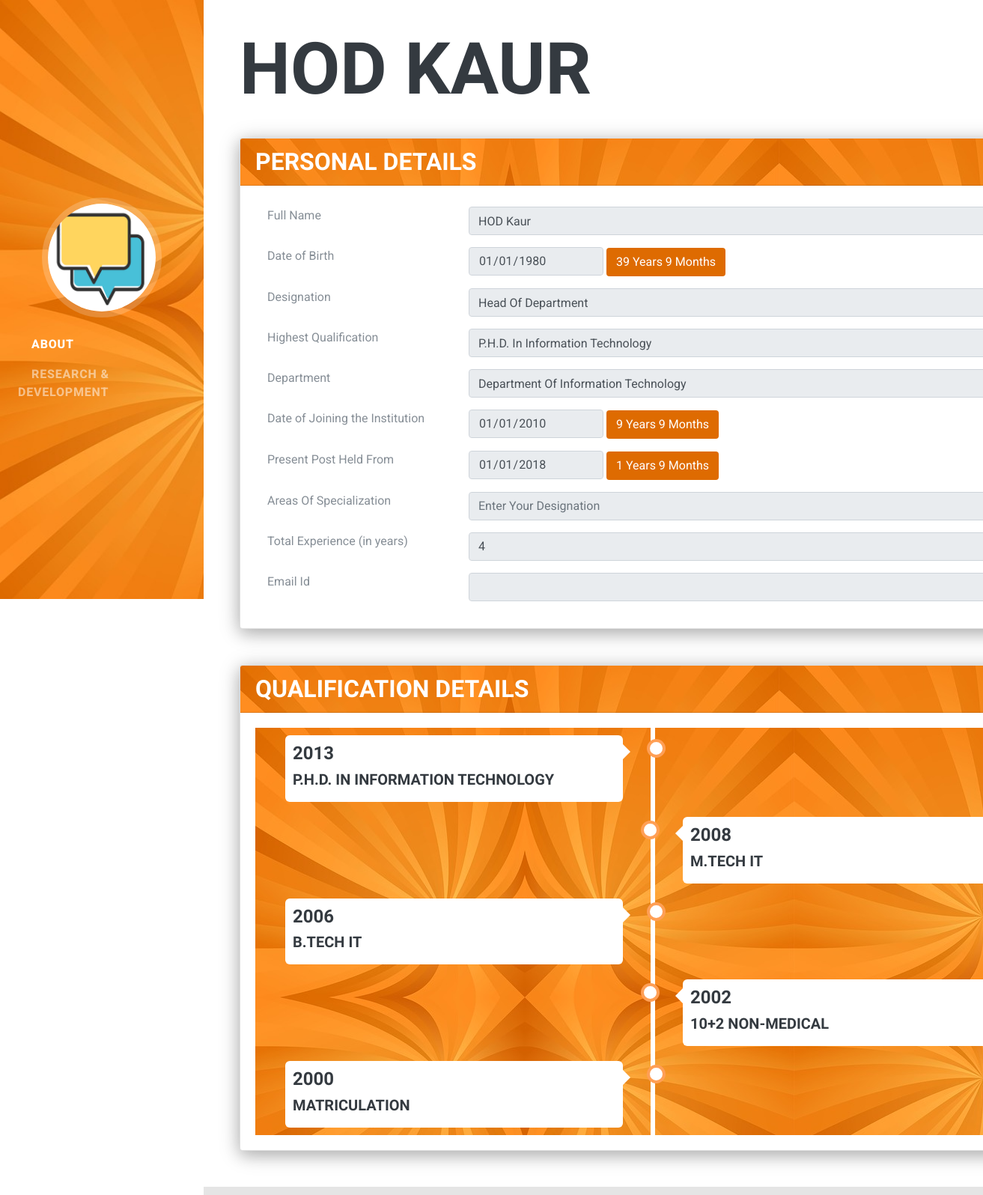
The app's page /index.php?q=hod with its own data.
### tables this page shows
CREATE TABLE `images` (
  `id` int(11) NOT NULL AUTO_INCREMENT,
  `fac_id` varchar(255) NOT NULL,
  `path` varchar(255) NOT NULL,
  PRIMARY KEY (`id`)
);

CREATE TABLE `personal_details` (
  `id` int(11) NOT NULL AUTO_INCREMENT,
  `name` varchar(255) NOT NULL,
  `date_of_birth` date NOT NULL,
  `designation` varchar(255) NOT NULL,
  `highest_qualification` varchar(255) NOT NULL,
  `department` varchar(255) NOT NULL,
  `joining_date` date NOT NULL,
  `present_post_held_from` date NOT NULL,
  `experience_within_inst` varchar(255) NOT NULL,
  `total_experience` varchar(255) NOT NULL,
  `interest_areas` varchar(255) NOT NULL,
  `others` varchar(255) NOT NULL,
  `remarks` varchar(255) NOT NULL,
  `fac_id` varchar(255) NOT NULL,
  `add_date` varchar(255) NOT NULL,
  `phone` varchar(500) NOT NULL,
  `email` varchar(500) NOT NULL,
  PRIMARY KEY (`id`)
);

CREATE TABLE `qualifications` (
  `id` int(11) NOT NULL AUTO_INCREMENT,
  `fac_id` varchar(255) NOT NULL,
  `qual` varchar(255) NOT NULL,
  `year` varchar(255) NOT NULL,
  PRIMARY KEY (`id`)
);

### about.php (the view, shortened to what this page needs)
<?php
    $id=$_GET["q"];
    $id=stripcslashes($id);
    $sql = "SELECT * FROM personal_details WHERE fac_id ='".$id."'";
    $result = mysqli_query($con, $sql);
    if($result) {
        while($rows = mysqli_fetch_assoc($result)) {
            $fac_name = $rows['name'];
            $fac_dob = $rows['date_of_birth'];
            $fac_designation = $rows['designation'];
            $fac_highest_qualification = $rows['highest_qualification'];
            $fac_department = $rows['department'];
            $fac_joining_date = $rows['joining_date'];
            $fac_present_post_held_from = $rows['present_post_held_from'];
            $interest = $rows['interest_areas'];
            $email = $rows['email'];
            $exp = $rows['total_experience'];
        }
      }
?>
<section class="resume-section p-3 p-lg-5 d-flex d-column pull-right" id="about">
        <div class="my-auto">
          <h1 class="mb-0">
           <?php echo $fac_name;?>
          </h1><br><br>
          <div class="row" style="width:120%;">
            <div class="col-lg-12">
            <div class="card">
                  <div class="card-header" style=" background-image:url('img/bg7.jpg');">
                    <h3 class="mb-0" style="color:white;">personal details</h3>
                  </div>
                  <div class="card-body">
                    <div class="default-tab">
                      <div class="tab-content pl-3 pt-2" id="nav-tabContent">
                        <div class="tab-pane fade show active" id="nav-home" role="tabpanel" aria-labelledby="nav-home-tab">
                        <form action="" method="post" class="form-horizontal">
                                            <div class="row form-group">
                                                <div class="col col-md-3">
                                                    <label for="hf-email" class=" form-control-label">Full Name</label>
                                                </div>
                                                <div class="col-12 col-md-9">
                                                    <input type="text" id="a_name" name="fac_name" placeholder="Enter Your Full Name" class="form-control" value="<?php echo $fac_name; ?>" disabled>
                                                </div>
                                            </div>
                                            <div class="row form-group">
                                                <div class="col col-md-3">
                                                    <label for="hf-password" class=" form-control-label">Date of Birth</label>
                                                </div>
                                                <div class="col-12 col-md-9">
                                                    <input style="width:180px; display:inline-block;" type="date" id="a_dob" name="fac_dob" placeholder="Enter Your Date of Birth" class="form-control" value="<?php echo date("Y-m-d",strtotime($fac_dob)); ?>" disabled>
                          <?php
                          $date1=date("Y-m-d",strtotime($fac_dob));
                          $date2=date("Y-m-d",strtotime("today"));
                          $date1=date_create($date1);
                          $date2=date_create($date2);
                          $diff=date_diff($date1,$date2);
                          $diff=$diff->format("%y Years %m Months");
                          echo '<span class="btn">'.$diff.'</span>';
                          ?>
                                                </div>
                                            </div>
                      <div class="row form-group">
                                                <div class="col col-md-3">
                                                    <label for="hf-password" class=" form-control-label">Designation</label>
                                                </div>
                                                <div class="col-12 col-md-9">
                                                    <input type="text" id="a_pos" name="fac_designation" placeholder="Enter Your Designation" class="form-control" value="<?php echo $fac_designation; ?>" disabled>
                                                </div>
                                            </div>
                      <div class="row form-group">
                                                <div class="col col-md-3">
                                                    <label for="hf-password" class=" form-control-label">Highest Qualification</label>
                                                </div>
                                                <div class="col-12 col-md-9">
                                                    <input type="text" id="a_hqual" name="fac_highest_qualification" placeholder="Enter Your Highest Qualificaion" class="form-control" value="<?php echo $fac_highest_qualification; ?>" disabled>
                                                </div>
                                            </div>
                      <div class="row form-group">
                                                <div class="col col-md-3">
                                                    <label for="hf-password" class=" form-control-label">Department</label>
                                                </div>
                                                <div class="col-12 col-md-9">
                                                    <input type="text" id="a_dep" name="fac_department" placeholder="Choose Your Department" class="form-control" disabled value="<?php echo $fac_department;?>">
                                                </div>
                                            </div>
                      <div class="row form-group">
                                                <div class="col col-md-3">
                                                    <label for="hf-password" class=" form-control-label">Date of Joining the Institution</label>
                                                </div>
                                                <div class="col-12 col-md-9">
                                                     <input style="width:180px; display:inline-block;" style="width:180px;" type="date" id="a_doj" name="fac_joining_date" placeholder="Enter Your Date of Joining" class="form-control" value="<?php echo date("Y-m-d",strtotime($fac_joining_date)); ?>" disabled>
                           <?php
                          $date1=date("Y-m-d",strtotime($fac_joining_date));
                          $date2=date("Y-m-d",strtotime("today"));
                          $date1=date_create($date1);
                          $date2=date_create($date2);
                          $diff=date_diff($date1,$date2);
                          $diff=$diff->format("%y Years %m Months");
                          echo '<span class="btn">'.$diff.'</span>';
                          ?>
                                                </div>
                                            </div>
                      <div class="row form-group">
                                                <div class="col col-md-3">
                                                    <label for="hf-password" class=" form-control-label">Present Post Held From</label>
                                                </div>
                                                <div class="col-12 col-md-9">
                                                     <input style="width:180px; display:inline-block;" style="width:180px;" type="date" id="a_ppd" name="fac_present_post_held_from" placeholder="Enter When Occupied Present Post" class="form-control" value="<?php echo date("Y-m-d",strtotime($fac_present_post_held_from)); ?>" disabled>
                           <?php
                          $date1=date("Y-m-d",strtotime($fac_present_post_held_from));
                          $date2=date("Y-m-d",strtotime("today"));
                          $date1=date_create($date1);
                          $date2=date_create($date2);
                          $diff=date_diff($date1,$date2);
                          $diff=$diff->format("%y Years %m Months");
                          echo '<span class="btn">'.$diff.'</span>';
                          ?>
                                                </div>
                                            </div>
                          <div class="row form-group">
                            <div class="col col-md-3">
                                                    <label for="hf-password" class=" form-control-label">Areas Of Specialization</label>
                                                </div>
                            <div class="col-12 col-md-9">
                                                    <input type="text" id="a_pos" name="fac_designation" placeholder="Enter Your Designation" class="form-control" value="<?php echo $interest; ?>" disabled>
                                                </div>
                          </div>
                          <div class="row form-group">
                            <div class="col col-md-3">
                                                    <label for="hf-password" class=" form-control-label">Total Experience (in years)</label>
                                                </div>
                            <div class="col-12 col-md-9">
                                                    <input type="text" id="a_pos" name="fac_designation" placeholder="" class="form-control" value="<?php echo $exp; ?>" disabled>
                                                </div>
                          </div>
                           <div class="row form-group">
                            <div class="col col-md-3">
                                                    <label for="hf-password" class=" form-control-label">Email Id</label>
                                                </div>
                            <div class="col-12 col-md-9">
                                                    <input type="text" id="a_pos"  class="form-control" value="<?php echo $email; ?>" disabled>
                                                </div>
                          </div>
                        </form>
                        </div>
                      </div>
                    </div>
                  </div>
                </div>
              </div>
            <div class="col-lg-12">
              <br><br>
              <div class="card">
                  <div class="card-header" style=" background-image:url(img/bg7.jpg);">
                     <h3 class="mb-0" style="color:white;">Qualification Details</h3>
                  </div>
                  <div class="card-body">
                  <?php include('timeline.php'); ?>
                  </div>
                </div>
            </div>
          </div>
        </div>
  </section>

### index.php (shortened to what this page needs)
<?php
include_once('portal/teacher/conn.php');
?>
<!DOCTYPE html>
<html lang="en">
  <head>
    <link href="vendor/bootstrap/css/bootstrap.min.css" rel="stylesheet">
    <link href="vendor/fontawesome-free/css/all.min.css" rel="stylesheet">
    <link href="css/resume.min.css" rel="stylesheet">
  </head>
  <body id="page-top">
    <nav class="navbar navbar-expand-lg navbar-dark bg-primary fixed-top" id="sideNav" style="background:url(img/bg7.jpg);background-size:300%;">
      <a class="navbar-brand js-scroll-trigger" href="#page-top">
        <?php
        $sql1 = "SELECT * FROM images where fac_id ='".$_GET["q"]."'";
        $data1 = mysqli_query($con, $sql1);
        $row1 = mysqli_fetch_array($data1);
        echo "<span class='d-none d-lg-block'>";
        echo "<img class='img-fluid img-profile rounded-circle mx-auto mb-2' src='portal/teacher/fac-images/".$row1['path']."' alt='' style='border-radius:100%'>";
        echo "</span>";
        ?>
      </a>
      <div class="collapse navbar-collapse" id="navbarSupportedContent">
        <ul class="navbar-nav">
          <li class="nav-item">
          <a class="nav-link js-scroll-trigger" href="#about"><i class="fa fa-user"></i> About</a>
          </li>
          <li class="nav-item">
            <a class="nav-link js-scroll-trigger" href="#research"><i class="fa fa-chalkboard-teacher"></i> research &amp; development</a>
          </li>
        </ul>
      </div>
    </nav>
    <div class="container-fluid p-0">
      <?php
      include_once('about.php');
      ?>
      <hr class="m-0">
      <hr class="m-0">
      <hr class="m-0">
      <hr class="m-0">
       <hr class="m-0">
      <hr class="m-0">
      <hr class="m-0">
    </div>
  </body>
</html>

### timeline.php (shortened to what this page needs)
<?php
    $sql = "SELECT * FROM qualifications WHERE fac_id ='".$_GET['q']."' ORDER BY YEAR DESC";
    $result = mysqli_query($con, $sql);?>
<div id="yoo">
<div class="timeline">
<?php
    if($result) {
		$count=1;
        while($rows = mysqli_fetch_assoc($result)) {
            $qual = $rows['qual'];
            $year = $rows['year'];
			?>
  <div class="containerx <?php if($count%2==0) echo "right"; else echo "left"; ?>">
    <div class="content">
      <h4><?php echo $year;?></h4>
      <h5><?php echo $qual;?></h5>
    </div>
  </div>
  <?php
	$count++;
        }
    }
    else {
        echo "<script>alert('ERROR !!')</script>";
    }
?>
</div>
</div>

### index.php (style rules this page uses)
body { font-family: 'Roboto', sans-serif !important; }
table, .card { box-shadow: 0 4px 30px 0 rgba(0,0,0,0.2), 0 6px 20px 0 rgba(0,0,0,0.19) ; }
li { text-align: left; }
td, input { text-transform: capitalize; }
.btn { background-color: #DE6B01; color:white; }

### timeline.php (style rules this page uses)
#yoo * { box-sizing: border-box; }
#yoo { background-image:url(img/bg7.jpg); font-family: Helvetica, sans-serif; }
#yoo .timeline { position: relative; max-width: 1200px; margin: 0 auto; }
#yoo .timeline::after { content: ''; position: absolute; width: 6px; background-color: white; top: 0; bottom: 0; left: 50%; margin-left: -3px; }
#yoo .containerx { padding: 10px 40px; position: relative; background-color: inherit; width: 50%; }
#yoo .containerx::after { content: ''; position: absolute; width: 25px; height: 25px; right: -17px; background-color: white; border: 4px solid #FF9F55; top: 15px; border-radius: 50%; z-index: 1; }
#yoo .left { left: 0; }
#yoo .right { left: 50%; }
#yoo .left::before { content: " "; height: 0; position: absolute; top: 22px; width: 0; z-index: 1; right: 30px; border: medium solid white; border-width: 10px 0 10px 10px; border-color: transparent transparent transparent white; }
#yoo .right::before { content: " "; height: 0; position: absolute; top: 22px; width: 0; z-index: 1; left: 30px; border: medium solid white; border-width: 10px 10px 10px 0; border-color: transparent white transparent transparent; }
#yoo .right::after { left: -16px; }
#yoo .content { padding: 10px; background-color: white; position: relative; border-radius: 6px; }

### records on screen
images: path (picture)
personal_details: name "HOD KAUR", fac_name "HOD Kaur", fac_dob "01/01/1980", date_of_birth "39 Years 9 Months", fac_designation "Head of Department", fac_highest_qualification "P.H.D. in Information Technology", fac_department "Department of Information Technology", fac_joining_date "01/01/2010", joining_date "9 Years 9 Months", fac_present_post_held_from "01/01/2018", present_post_held_from "1 Years 9 Months", fac_designation "4"
qualifications: year "2013", qual "P.H.D. IN INFORMATION TECHNOLOGY"
qualifications: year "2008", qual "M.TECH IT"
qualifications: year "2006", qual "B.TECH IT"
qualifications: year "2002", qual "10+2 NON-MEDICAL"
qualifications: year "2000", qual "MATRICULATION"
